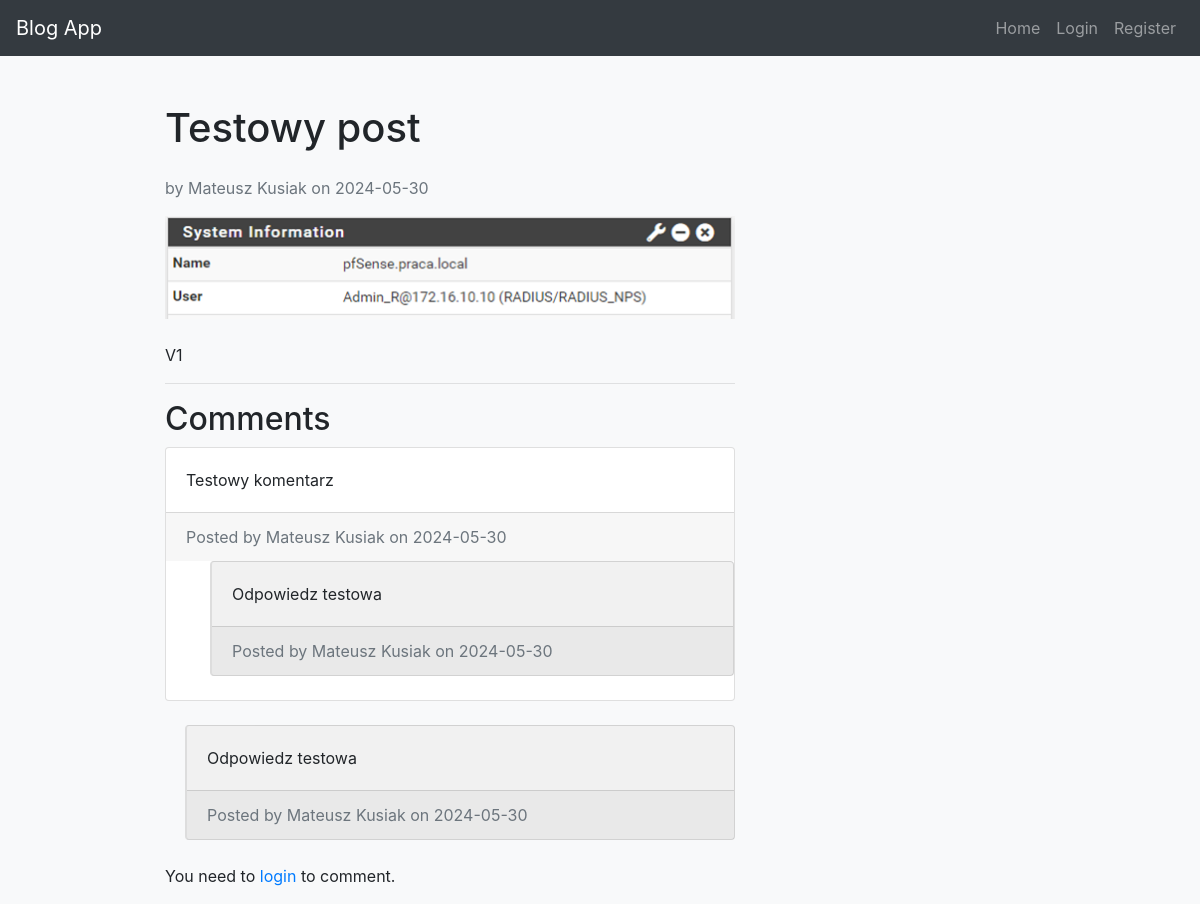
/post/1, run on an earlier commit of the app's database.
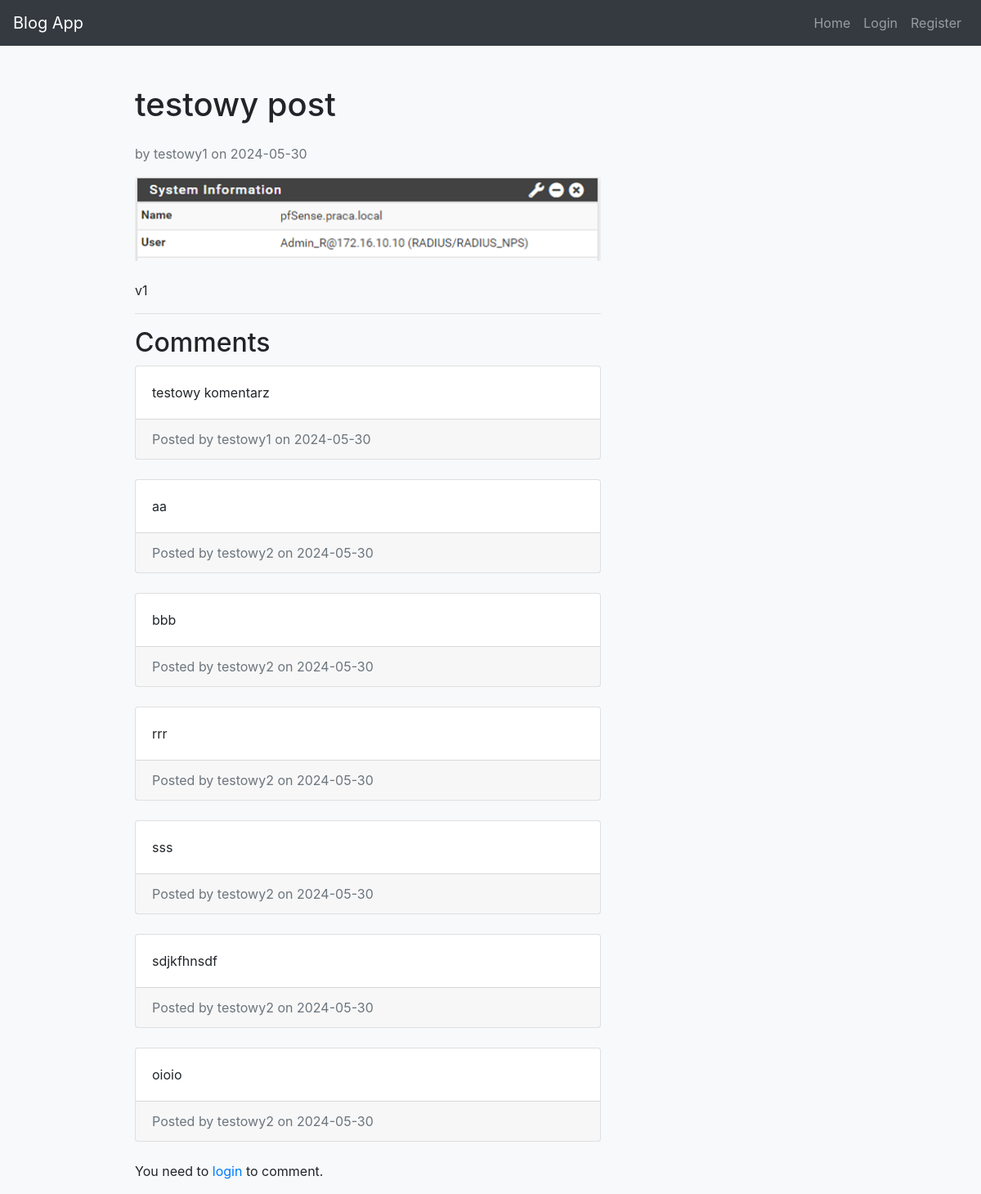
And on a later commit of the database.
### models.py (models this page shows)
class Post(db.Model):
    id = db.Column(db.Integer, primary_key=True)
    title = db.Column(db.String(100), nullable=False)
    date_posted = db.Column(db.DateTime, nullable=False, default=datetime.utcnow)
    content = db.Column(db.Text, nullable=False)
    image_url = db.Column(db.String(120), nullable=True)
    user_id = db.Column(db.Integer, db.ForeignKey('user.id'), nullable=False)
    comments = db.relationship('Comment', backref='post', lazy=True)

class User(UserMixin, db.Model):
    id = db.Column(db.Integer, primary_key=True)
    username = db.Column(db.String(20), unique=True, nullable=False)
    email = db.Column(db.String(120), unique=True, nullable=False)
    password = db.Column(db.String(60), nullable=False)
    posts = db.relationship('Post', backref='author', lazy=True)
    comments = db.relationship('Comment', backref='author', lazy=True)

class Comment(db.Model):
    id = db.Column(db.Integer, primary_key=True)
    date_posted = db.Column(db.DateTime, nullable=False, default=datetime.utcnow)
    content = db.Column(db.Text, nullable=False)
    user_id = db.Column(db.Integer, db.ForeignKey('user.id'), nullable=False)
    post_id = db.Column(db.Integer, db.ForeignKey('post.id'), nullable=False)
    parent_id = db.Column(db.Integer, db.ForeignKey('comment.id'), nullable=True)
    replies = db.relationship('Comment', backref=db.backref('parent', remote_side=[id]), lazy=True)

### app.py (the view, shortened to what this page needs)
@app.route('/post/<int:post_id>', methods=['GET', 'POST'])
def post(post_id):
    post = db.session.get(Post, post_id)
    form = CommentForm()
    return render_template('post.html', post=post, form=form)

### templates/post.html (shortened to what this page needs)
{% extends "base.html" %}
{% block content %}
    <div class="row">
        <div class="col-lg-8">
            <h1 class="my-4">{{ post.title }}</h1>
            <p class="text-muted">by {{ post.author.username }} on {{ post.date_posted.strftime('%Y-%m-%d') }}</p>
            {% if post.image_url %}
                <img src="{{ url_for('uploaded_file', filename=post.image_url) }}" alt="Post image" class="img-fluid mb-4">
            {% endif %}
            <p>{{ post.content }}</p>
            <hr>
            <h2>Comments</h2>
            {% for comment in post.comments %}
                {% include 'comment.html' %}
            {% endfor %}
            {% if current_user.is_authenticated %}
                <h3>Add a new comment</h3>
                <form method="POST">
                    {{ form.hidden_tag() }}
                    <div class="form-group">
                        {{ form.content.label(class="form-label") }}
                        {{ form.content(class="form-control") }}
                        {{ form.parent_id(type="hidden", value="") }}
                    </div>
                    <div class="form-group">
                        {{ form.submit(class="btn btn-primary") }}
                    </div>
                </form>
            {% else %}
                <p>You need to <a href="{{ url_for('login') }}">login</a> to comment.</p>
            {% endif %}
        </div>
    </div>
{% endblock %}

### templates/base.html (shortened to what this page needs)
<!DOCTYPE html>
<html lang="en">
<head>
    <link rel="stylesheet" href="https://stackpath.bootstrapcdn.com/bootstrap/4.5.2/css/bootstrap.min.css">
    <link rel="stylesheet" href="{{ url_for('static', filename='style.css') }}">
</head>
<body>
    <nav class="navbar navbar-expand-lg navbar-dark bg-dark">
        <a class="navbar-brand" href="{{ url_for('home') }}">Blog App</a>
        <div class="collapse navbar-collapse" id="navbarNav">
            <ul class="navbar-nav ml-auto">
                <li class="nav-item">
                    <a class="nav-link" href="{{ url_for('home') }}">Home</a>
                </li>
                {% if current_user.is_authenticated %}
                <li class="nav-item">
                    <a class="nav-link" href="{{ url_for('new_post') }}">New Post</a>
                </li>
                <li class="nav-item">
                    <a class="nav-link" href="{{ url_for('logout') }}">Logout</a>
                </li>
                {% else %}
                <li class="nav-item">
                    <a class="nav-link" href="{{ url_for('login') }}">Login</a>
                </li>
                <li class="nav-item">
                    <a class="nav-link" href="{{ url_for('register') }}">Register</a>
                </li>
                {% endif %}
            </ul>
        </div>
    </nav>
    <div class="container mt-4">
        {% block content %}{% endblock %}
    </div>
</body>
</html>

### templates/comment.html (shortened to what this page needs)
<div class="card mb-4 {% if comment.parent_id %}reply{% endif %}">
    <div class="card-body">
        <p class="card-text">{{ comment.content }}</p>
    </div>
    <div class="card-footer text-muted">
        Posted by {{ comment.author.username }} on {{ comment.date_posted.strftime('%Y-%m-%d') }}
    </div>
    <div class="ml-4">
        {% for reply in comment.replies %}
            {% set comment = reply %}
            {% include 'comment.html' %}
        {% endfor %}
    </div>
</div>

### static/style.css (style rules this page uses)
body { background-color: #f8f9fa; }
.navbar { margin-bottom: 20px; }
.container { max-width: 900px; }

What changed in the data, as far as the page shows it:
removed Comment: content "Odpowiedz testowa", {{ comment.author.username }} "Mateusz Kusiak", date_posted "2024-05-30", author.username "Mateusz Kusiak"
changed Post: title "Testowy post" → "testowy post"; content "V1" → "v1"
changed User: author.username "Mateusz Kusiak" → "testowy1"
changed Comment: content "Testowy komentarz" → "testowy komentarz"; author.username "Mateusz Kusiak" → "testowy1"
added Comment: content "aa", author.username "testowy2", date_posted "2024-05-30", shown under "Comments"
added Comment: content "bbb", author.username "testowy2", date_posted "2024-05-30", shown under "Comments"
added Comment: content "rrr", author.username "testowy2", date_posted "2024-05-30", shown under "Comments"
added Comment: content "sss", author.username "testowy2", date_posted "2024-05-30", shown under "Comments"
added Comment: content "sdjkfhnsdf", author.username "testowy2", date_posted "2024-05-30", shown under "Comments"
added Comment: content "oioio", author.username "testowy2", date_posted "2024-05-30", shown under "Comments"
